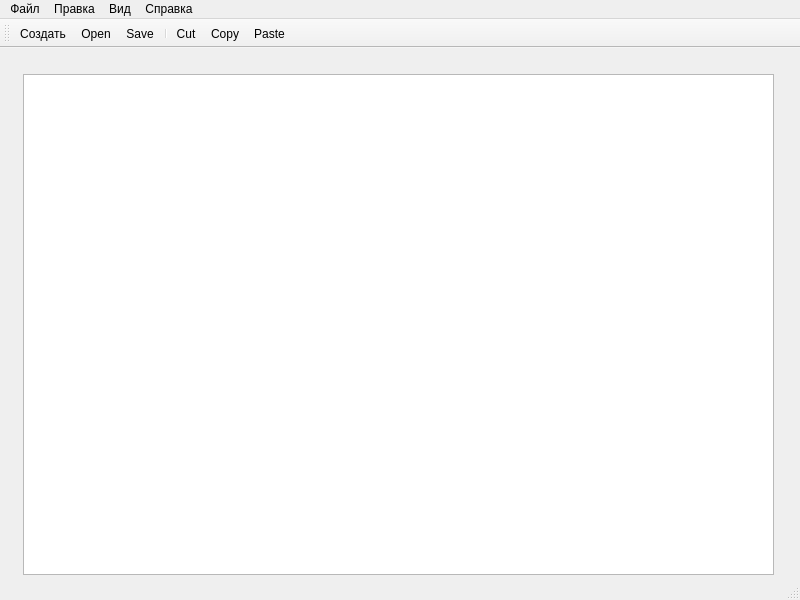
<?xml version="1.0" encoding="UTF-8"?>
<ui version="4.0">
 <class>MainWindow</class>
 <widget class="QMainWindow" name="MainWindow">
  <property name="geometry">
   <rect>
    <x>0</x>
    <y>0</y>
    <width>800</width>
    <height>600</height>
   </rect>
  </property>
  <property name="windowTitle">
   <string>MainWindow</string>
  </property>
  <widget class="QWidget" name="centralwidget">
   <widget class="QTextEdit" name="textEdit">
    <property name="geometry">
     <rect>
      <x>23</x>
      <y>26</y>
      <width>751</width>
      <height>501</height>
     </rect>
    </property>
   </widget>
  </widget>
  <widget class="QMenuBar" name="menubar">
   <property name="geometry">
    <rect>
     <x>0</x>
     <y>0</y>
     <width>800</width>
     <height>26</height>
    </rect>
   </property>
   <widget class="QMenu" name="menu">
    <property name="title">
     <string>Файл</string>
    </property>
    <addaction name="actionNew"/>
    <addaction name="actionOpen"/>
    <addaction name="actionSave"/>
    <addaction name="actionSave_As"/>
    <addaction name="separator"/>
    <addaction name="actionExit"/>
    <addaction name="separator"/>
    <addaction name="actionClose"/>
   </widget>
   <widget class="QMenu" name="menu_2">
    <property name="title">
     <string>Вид</string>
    </property>
    <addaction name="actionSelectFont"/>
   </widget>
   <widget class="QMenu" name="menu_3">
    <property name="title">
     <string>Справка</string>
    </property>
    <addaction name="actionAbout"/>
    <addaction name="actionAboutQt"/>
   </widget>
   <widget class="QMenu" name="menu_4">
    <property name="title">
     <string>Правка</string>
    </property>
    <addaction name="actionCut"/>
    <addaction name="actionCopy"/>
    <addaction name="actionPaste"/>
    <addaction name="actionUndo"/>
    <addaction name="actionRedo"/>
   </widget>
   <addaction name="menu"/>
   <addaction name="menu_4"/>
   <addaction name="menu_2"/>
   <addaction name="menu_3"/>
  </widget>
  <widget class="QStatusBar" name="statusbar"/>
  <widget class="QToolBar" name="toolBar">
   <property name="windowTitle">
    <string>toolBar</string>
   </property>
   <attribute name="toolBarArea">
    <enum>TopToolBarArea</enum>
   </attribute>
   <attribute name="toolBarBreak">
    <bool>false</bool>
   </attribute>
   <addaction name="actionNew"/>
   <addaction name="actionOpen"/>
   <addaction name="actionSave"/>
   <addaction name="separator"/>
   <addaction name="actionCut"/>
   <addaction name="actionCopy"/>
   <addaction name="actionPaste"/>
  </widget>
  <action name="actionNew">
   <property name="icon">
    <iconset resource="res.qrc">
     <normaloff>:/icons/images/new.png</normaloff>:/icons/images/new.png</iconset>
   </property>
   <property name="text">
    <string>Создать</string>
   </property>
   <property name="toolTip">
    <string>Создать новый документ</string>
   </property>
   <property name="shortcut">
    <string>Ctrl+N</string>
   </property>
  </action>
  <action name="actionClose">
   <property name="text">
    <string>Закрыть</string>
   </property>
   <property name="toolTip">
    <string>Закрыть текущее окно</string>
   </property>
   <property name="shortcut">
    <string>Ctrl+W</string>
   </property>
  </action>
  <action name="actionExit">
   <property name="text">
    <string>Выход</string>
   </property>
   <property name="toolTip">
    <string>Закрыть приложение</string>
   </property>
  </action>
  <action name="actionSelectFont">
   <property name="text">
    <string>SelectFont...</string>
   </property>
   <property name="toolTip">
    <string>Select the display font</string>
   </property>
  </action>
  <action name="actionAbout">
   <property name="text">
    <string>About</string>
   </property>
  </action>
  <action name="actionAboutQt">
   <property name="text">
    <string>AboutQt</string>
   </property>
  </action>
  <action name="actionCut">
   <property name="icon">
    <iconset resource="res.qrc">
     <normaloff>:/icons/images/cut.png</normaloff>:/icons/images/cut.png</iconset>
   </property>
   <property name="text">
    <string>Cut</string>
   </property>
   <property name="toolTip">
    <string>Cut</string>
   </property>
   <property name="shortcut">
    <string>Ctrl+X</string>
   </property>
  </action>
  <action name="actionCopy">
   <property name="icon">
    <iconset resource="res.qrc">
     <normaloff>:/icons/images/copy.png</normaloff>:/icons/images/copy.png</iconset>
   </property>
   <property name="text">
    <string>Copy</string>
   </property>
   <property name="toolTip">
    <string>Copy</string>
   </property>
   <property name="shortcut">
    <string>Ctrl+C</string>
   </property>
  </action>
  <action name="actionPaste">
   <property name="icon">
    <iconset resource="res.qrc">
     <normaloff>:/icons/images/paste.png</normaloff>:/icons/images/paste.png</iconset>
   </property>
   <property name="text">
    <string>Paste</string>
   </property>
   <property name="toolTip">
    <string>Paste</string>
   </property>
   <property name="shortcut">
    <string>Ctrl+V</string>
   </property>
  </action>
  <action name="actionUndo">
   <property name="text">
    <string>Undo</string>
   </property>
   <property name="toolTip">
    <string>Undo the last action</string>
   </property>
   <property name="shortcut">
    <string>Ctrl+Z</string>
   </property>
  </action>
  <action name="actionRedo">
   <property name="text">
    <string>Redo</string>
   </property>
   <property name="toolTip">
    <string>Redo the last action</string>
   </property>
   <property name="shortcut">
    <string>Ctrl+Y</string>
   </property>
  </action>
  <action name="actionOpen">
   <property name="icon">
    <iconset resource="res.qrc">
     <normaloff>:/icons/images/open.png</normaloff>:/icons/images/open.png</iconset>
   </property>
   <property name="text">
    <string>Open...</string>
   </property>
   <property name="toolTip">
    <string>Open a document</string>
   </property>
   <property name="shortcut">
    <string>Ctrl+O</string>
   </property>
  </action>
  <action name="actionSave">
   <property name="icon">
    <iconset resource="res.qrc">
     <normaloff>:/icons/images/save.png</normaloff>:/icons/images/save.png</iconset>
   </property>
   <property name="text">
    <string>Save</string>
   </property>
   <property name="toolTip">
    <string>Save document</string>
   </property>
   <property name="shortcut">
    <string>Ctrl+S</string>
   </property>
  </action>
  <action name="actionSave_As">
   <property name="text">
    <string>Save As...</string>
   </property>
   <property name="toolTip">
    <string>Save document as</string>
   </property>
   <property name="shortcut">
    <string>Ctrl+Shift+S</string>
   </property>
  </action>
 </widget>
 <resources>
  <include location="res.qrc"/>
 </resources>
 <connections/>
</ui>
